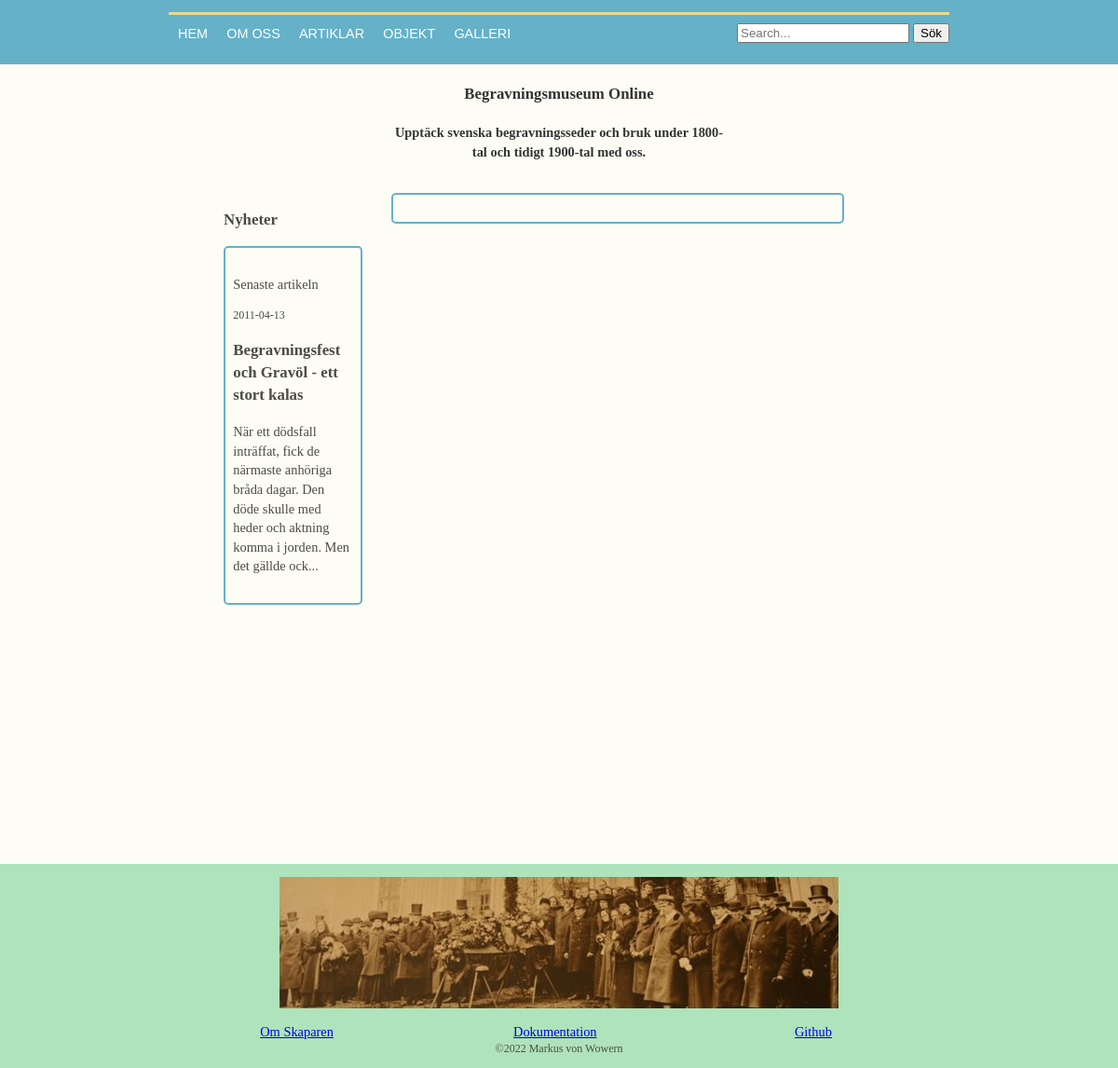
The page /public/article.php on the database its author committed.
### tables this page shows
CREATE TABLE "Article" ("id" INTEGER PRIMARY KEY  AUTOINCREMENT  NOT NULL  UNIQUE , "category" TEXT, "title" TEXT, "content" TEXT, "author" TEXT, "pubdate" DATETIME NOT NULL  DEFAULT CURRENT_DATE);

### view/side.php (the view)
<?php
$db = connectToDatabase(createDSN(getFilename("bmo.sqlite")));
$sql = <<<EOD
    SELECT
        *
    FROM
        article
    WHERE
        category = 'article'
    ORDER BY
        pubdate DESC
    LIMIT 1
    ;
    EOD;
$stmt = $db->prepare($sql);
$stmt->execute();
$res = $stmt->fetch();
$articleid = $res["id"];
$articleTitle = $res["title"];
$articleContent = substr($res["content"], 0, 150) . "...";
$articlePubdate = $res["pubdate"];
?>
<main>
    <div class="side-bar content-left">
        <h3> Nyheter </h3>
        <a class="block-link" href="article.php?articleid=<?= $articleid ?>">
            <div class="content-box text-wrap">
                <p> Senaste artikeln</p>
                <p class="text-small"><?= $articlePubdate ?>
                <h3><?= $articleTitle ?></h3>
                <p><?= $articleContent ?></p>
            </div>
        </a>
    </div>

### public/css/style.css (style rules this page uses)
body { display: flex; flex-direction: column; position: relative; color: #4d4c43; background-color: #fefdf5; padding-top: 4em; font-size: 0.9em; line-height: 1.42857143; margin: 0; display: block; min-height: 100vh; }
.text-small { font-size: smaller; }
.text-wrap { max-width: 100%; overflow-wrap: break-word; }
main { padding-left: 20%; padding-right: 20%; }
.side-bar { width: 23%; position: relative; }
.side-bar a { text-decoration: none; }
.content-box { box-sizing: border-box; width: 90%; border: 2px solid #64B1C8; border-radius: 5px; position: relative; padding-top: 1em; padding-bottom: 1em; padding-left: 5%; padding-right: 5%; margin-bottom: 1em; }
.content-left { float: left; }
.block-link { display: block; width: 100%; height: 100%; color: #4d4c43; }

### rows shown on the page
article: pubdate "2011-04-13", title "Begravningsfest och Gravöl - ett stort kalas", content "När ett dödsfall inträffat, fick de närmaste anhöriga bråda dagar. Den döde skulle med heder och aktning komma i jorden. Men det gällde ock..."
